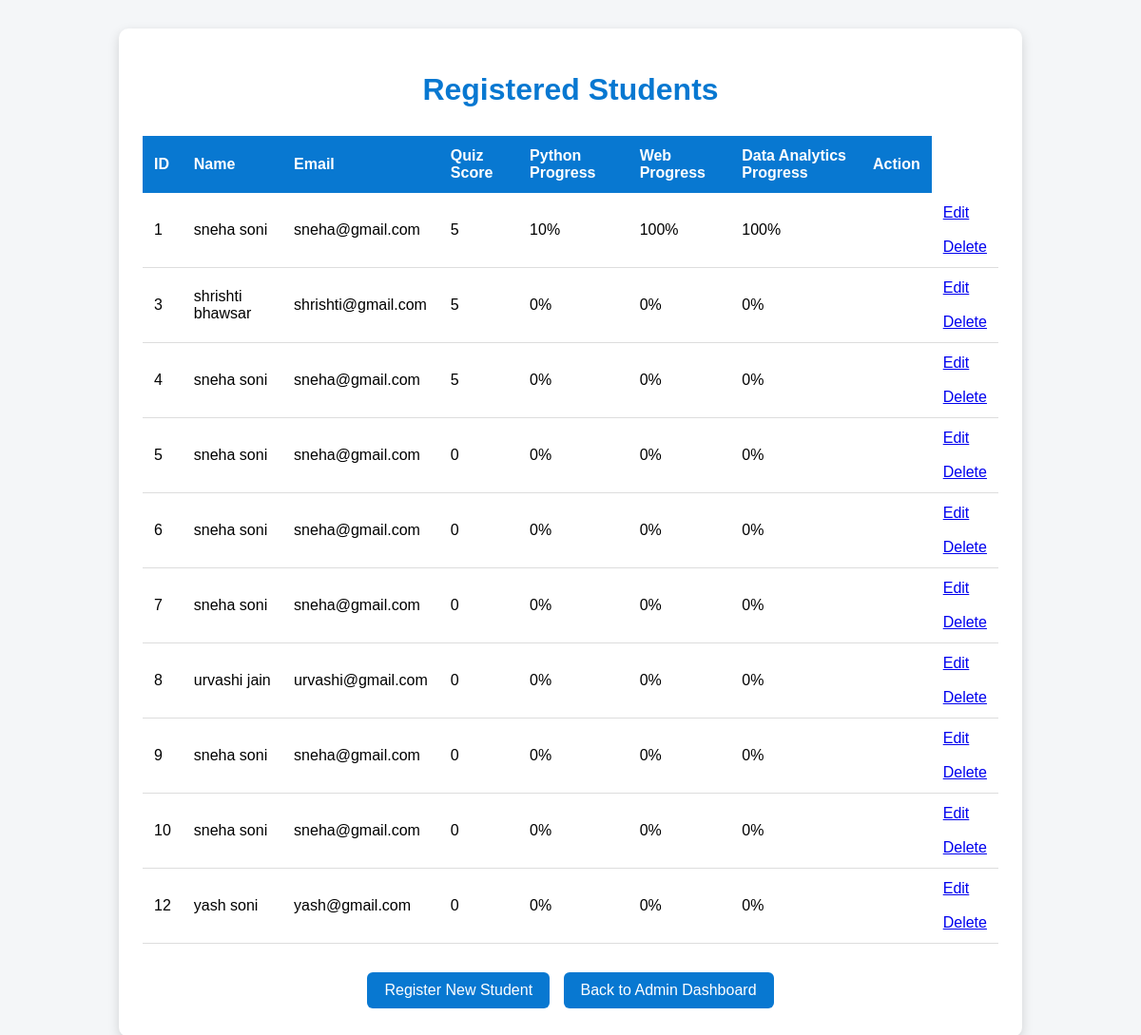
The app's page /admin/students with its own data.
### tables this page shows
CREATE TABLE students (
            id INTEGER PRIMARY KEY AUTOINCREMENT,
            name TEXT NOT NULL,
            email TEXT NOT NULL,
            password TEXT NOT NULL
        , quiz_score INTEGER DEFAULT 0, python_progress INTEGER DEFAULT 0, web_progress INTEGER DEFAULT 0, data_progress INTEGER DEFAULT 0);

### app.py (the view)
@app.route("/admin/students")
def admin_students():
    conn = get_db()
    students = conn.execute("""
    SELECT id, name, email, quiz_score,
           python_progress, web_progress, data_progress
    FROM students
""").fetchall()
    conn.close()
    return render_template("admin_student.html", students=students)

### app.py (called while the page is built)
def get_db():
    conn = sqlite3.connect("edulearn.db")
    conn.row_factory = sqlite3.Row
    return conn

### templates/admin_student.html (shortened to what this page needs)
<!DOCTYPE html>
<html>
<head>
</head>
<body>
<div class="container">
    <h1>Registered Students</h1>
    <table>
        <tr>
            <th>ID</th>
            <th>Name</th>
            <th>Email</th>
            <th>Quiz Score</th>
            <th>Python Progress</th>
            <th>Web Progress</th>
            <th>Data Analytics Progress</th>
            <th>Action</th>
        </tr>
        {% for student in students %}
        <tr>
            <td>{{ student.id }}</td>
            <td>{{ student.name }}</td>
            <td>{{ student.email }}</td>
            <td>{{ student.quiz_score }}</td>
            <td>{{ student.python_progress }}%</td>
            <td>{{ student.web_progress }}%</td>
            <td>{{ student.data_progress }}%</td>
            <td>
            <td>
    <a href="/admin/edit/{{ student.id }}">Edit</a>
    <br><br>
    <a href="/admin/delete/{{ student.id }}"
       onclick="return confirm('Are you sure you want to delete this student?');">
       Delete
    </a>
    </td>
        </tr>
        {% endfor %}
    </table>
    <div class="buttons">
        <a href="/admin/register">Register New Student</a>
        <a href="/admin/dashboard">Back to Admin Dashboard</a>
    </div>
</div>
</body>
</html>

### templates/admin_student.html (style rules this page uses)
body { font-family: Arial, sans-serif; background: #f4f6f8; margin: 0; padding: 30px; }
h1 { text-align: center; color: #0878d1; margin-bottom: 30px; }
.container { width: 90%; max-width: 900px; margin: auto; background: white; padding: 25px; border-radius: 10px; box-shadow: 0 4px 12px rgba(0,0,0,0.15); }
table { width: 100%; border-collapse: collapse; }
th { background: #0878d1; color: white; padding: 12px; text-align: left; }
td { padding: 12px; border-bottom: 1px solid #ddd; }
.buttons { margin-top: 25px; text-align: center; }
.buttons a { display: inline-block; background: #0878d1; color: white; text-decoration: none; padding: 10px 18px; border-radius: 6px; margin: 5px; }

### records on screen
students: id "1", name "sneha soni", email "sneha@gmail.com", quiz_score "5", python_progress "10", web_progress "100", data_progress "100"
students: id "3", name "shrishti bhawsar", email "shrishti@gmail.com", quiz_score "5", python_progress "0", web_progress "0", data_progress "0"
students: id "4", name "sneha soni", email "sneha@gmail.com", quiz_score "5", python_progress "0", web_progress "0", data_progress "0"
students: id "5", name "sneha soni", email "sneha@gmail.com", quiz_score "0", python_progress "0", web_progress "0", data_progress "0"
students: id "6", name "sneha soni", email "sneha@gmail.com", quiz_score "0", python_progress "0", web_progress "0", data_progress "0"
students: id "7", name "sneha soni", email "sneha@gmail.com", quiz_score "0", python_progress "0", web_progress "0", data_progress "0"
students: id "8", name "urvashi jain", email "urvashi@gmail.com", quiz_score "0", python_progress "0", web_progress "0", data_progress "0"
students: id "9", name "sneha soni", email "sneha@gmail.com", quiz_score "0", python_progress "0", web_progress "0", data_progress "0"
students: id "10", name "sneha soni", email "sneha@gmail.com", quiz_score "0", python_progress "0", web_progress "0", data_progress "0"
students: id "12", name "yash soni", email "yash@gmail.com", quiz_score "0", python_progress "0", web_progress "0", data_progress "0"
